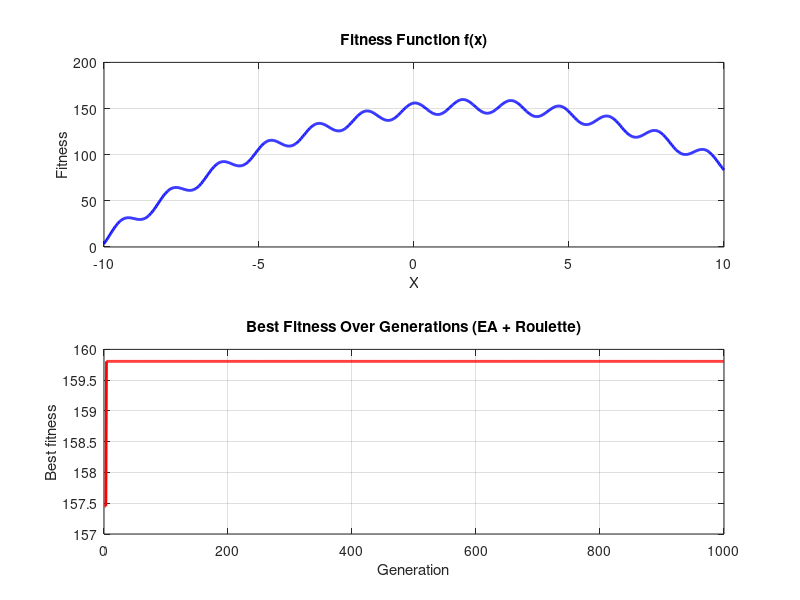

Source code (MATLAB):
clc; clear; close all;

% ==== Parameters ====
popSize = 10;           % Population size
offspringSize = 10;     % Generate same number of offspring
nGenerations = 1000;
xMin = -10;
xMax = 10;

crossoverRate = 0.8;    % Equivalent to recombination probability
mutationRate = 0.01;    % Bit-level GA mapping → low mutation probability
nBits = 10;             % Mapping to resolution, not used in real-coded but kept for documentation

% ==== Fitness Function ====
fitnessFunc = @(x) -15 * sin(2 * x).^2 - (x - 2).^2 + 160;

% ==== Initial Population ====
pop = xMin + (xMax - xMin) * rand(popSize, 1);

% ==== For Recording ====
bestFitnessHistory = zeros(1, nGenerations);
bestXHistory = zeros(1, nGenerations);

% ==== Main EA Loop ====
for gen = 1:nGenerations
    % Evaluate fitness
    fitness = fitnessFunc(pop);

    % Record best
    [bestFitness, idx] = max(fitness);
    bestFitnessHistory(gen) = bestFitness;
    bestXHistory(gen) = pop(idx);

    % ==== Roulette Wheel Selection for parents ====
    prob = fitness / sum(fitness);
    cumProb = cumsum(prob);

    offspring = zeros(offspringSize, 1);
    for i = 1:2:offspringSize
        % Parent selection
        r1 = rand; r2 = rand;
        p1 = pop(find(cumProb >= r1, 1));
        p2 = pop(find(cumProb >= r2, 1));

        % Crossover
        if rand < crossoverRate
            alpha = rand;
            c1 = alpha * p1 + (1 - alpha) * p2;
            c2 = alpha * p2 + (1 - alpha) * p1;
        else
            c1 = p1; c2 = p2;
        end

        % Mutation
        if rand < mutationRate
            c1 = c1 + 0.1 * (xMax - xMin) * randn;
        end
        if rand < mutationRate
            c2 = c2 + 0.1 * (xMax - xMin) * randn;
        end

        % Bound check
        c1 = min(max(c1, xMin), xMax);
        c2 = min(max(c2, xMin), xMax);

        offspring(i) = c1;
        if i + 1 <= offspringSize
            offspring(i+1) = c2;
        end
    end

    % ==== μ + λ Selection ====
    allPop = [pop; offspring];
    allFitness = fitnessFunc(allPop);
    [~, sortedIdx] = sort(allFitness, 'descend');
    pop = allPop(sortedIdx(1:popSize));
end

% ==== Final Result ====
fprintf('Best x = %.5f\n', bestXHistory(end));
fprintf('Best fitness = %.5f\n', bestFitnessHistory(end));

% ==== Plotting ====
figure('Color', 'w', 'Position', [100, 100, 600, 400]);

subplot(2,1,1);
xPlot = linspace(xMin, xMax, 1000);
yPlot = fitnessFunc(xPlot);
plot(xPlot, yPlot, 'b-', 'LineWidth', 2);
xlabel('X'); ylabel('Fitness');
title('Fitness Function f(x)');
grid on;

subplot(2,1,2);
plot(1:nGenerations, bestFitnessHistory, 'r-', 'LineWidth', 2);
xlabel('Generation'); ylabel('Best fitness');
title('Best Fitness Over Generations (EA + Roulette)');
grid on;
